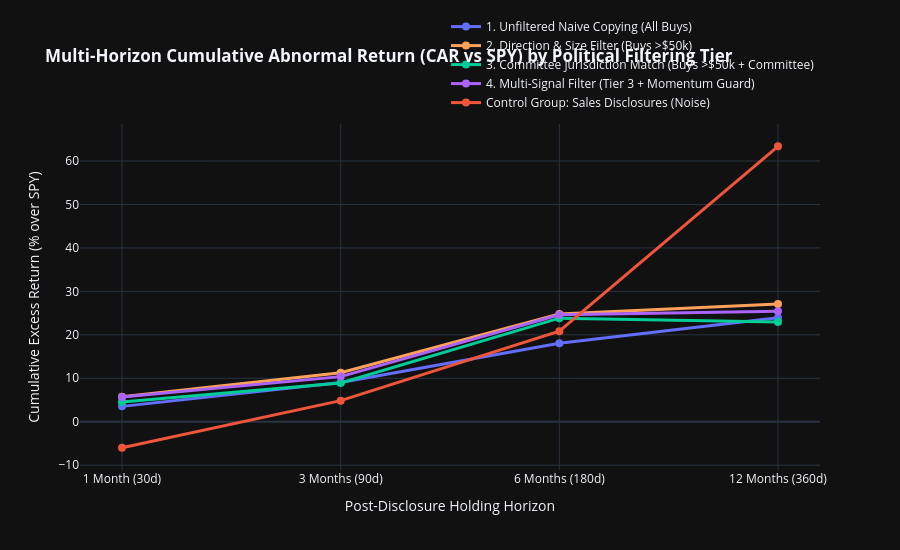

Notebook source saved alongside this figure:
### Markdown cell above
## 6. Interactive Visualizations & Strategy Equity Tracking
We plot the Cumulative Excess Return trajectories across holding horizons to demonstrate the multi-month persistence horizon of legislative alpha.

### Code cell
fig = go.Figure()

horizons = ['30-Day CAR (%)', '90-Day CAR (%)', '180-Day CAR (%)', '360-Day CAR (%)']
x_labels = ['1 Month (30d)', '3 Months (90d)', '6 Months (180d)', '12 Months (360d)']

colors = ['#636EFA', '#FFA15A', '#00CC96', '#AB63FA', '#EF553B']

for i, row in comparison_df.iterrows():
    fig.add_trace(go.Scatter(
        x=x_labels,
        y=row[horizons].values,
        mode='lines+markers',
        name=row['Strategy Tier'],
        line=dict(width=3, color=colors[i]),
        marker=dict(size=8)
    ))

fig.update_layout(
    title='<b>Multi-Horizon Cumulative Abnormal Return (CAR vs SPY) by Political Filtering Tier</b>',
    xaxis_title='Post-Disclosure Holding Horizon',
    yaxis_title='Cumulative Excess Return (% over SPY)',
    template='plotly_dark',
    height=550,
    legend=dict(orientation='h', yanchor='bottom', y=1.02, xanchor='right', x=1)
)
fig.show()

### Figure 1 — Plotly figure (JSON) as saved in the notebook; plotly's stock layout.template omitted (floating-point values rounded to 4 significant figures)
{"data": [{"line": {"color": "#636EFA", "width": 3}, "marker": {"size": 8}, "mode": "lines+markers", "name": "1. Unfiltered Naive Copying (All Buys)", "type": "scatter", "x": ["1 Month (30d)", "3 Months (90d)", "6 Months (180d)", "12 Months (360d)"], "y": [3.534, 9.035, 18.06, 23.95]}, {"line": {"color": "#FFA15A", "width": 3}, "marker": {"size": 8}, "mode": "lines+markers", "name": "2. Direction & Size Filter (Buys >$50k)", "type": "scatter", "x": ["1 Month (30d)", "3 Months (90d)", "6 Months (180d)", "12 Months (360d)"], "y": [5.748, 11.29, 24.79, 27.09]}, {"line": {"color": "#00CC96", "width": 3}, "marker": {"size": 8}, "mode": "lines+markers", "name": "3. Committee Jurisdiction Match (Buys >$50k + Committee)", "type": "scatter", "x": ["1 Month (30d)", "3 Months (90d)", "6 Months (180d)", "12 Months (360d)"], "y": [4.545, 8.929, 23.83, 22.96]}, {"line": {"color": "#AB63FA", "width": 3}, "marker": {"size": 8}, "mode": "lines+markers", "name": "4. Multi-Signal Filter (Tier 3 + Momentum Guard)", "type": "scatter", "x": ["1 Month (30d)", "3 Months (90d)", "6 Months (180d)", "12 Months (360d)"], "y": [5.676, 10.38, 24.63, 25.45]}, {"line": {"color": "#EF553B", "width": 3}, "marker": {"size": 8}, "mode": "lines+markers", "name": "Control Group: Sales Disclosures (Noise)", "type": "scatter", "x": ["1 Month (30d)", "3 Months (90d)", "6 Months (180d)", "12 Months (360d)"], "y": [-5.977, 4.848, 20.82, 63.39]}], "layout": {"height": 550, "legend": {"orientation": "h", "x": 1, "xanchor": "right", "y": 1.02, "yanchor": "bottom"}, "title": {"text": "<b>Multi-Horizon Cumulative Abnormal Return (CAR vs SPY) by Political Filtering Tier</b>"}, "xaxis": {"title": {"text": "Post-Disclosure Holding Horizon"}}, "yaxis": {"title": {"text": "Cumulative Excess Return (% over SPY)"}}}}
